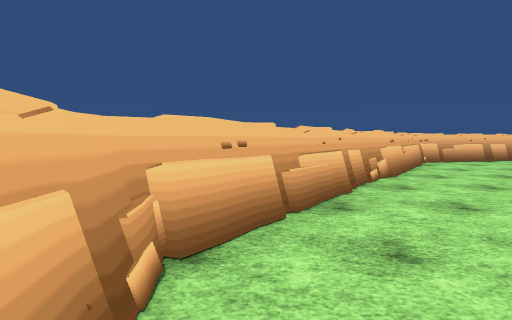
View 1 (above)

15 first-person views from a walk through a 3-D level made in the Unity game engine. The camera is 1.4 m above the floor, tilts 4° down and sees 80° across. The floor is counted in squares, 2 m on a side. Each view is taken from the middle of a square. On the plan, view 1 faces up. The plan holds only what a view shows up to about 10 squares ahead; the rest is blank. The place goes on beyond the plan. Some surface patterns are stand-ins.

View 2
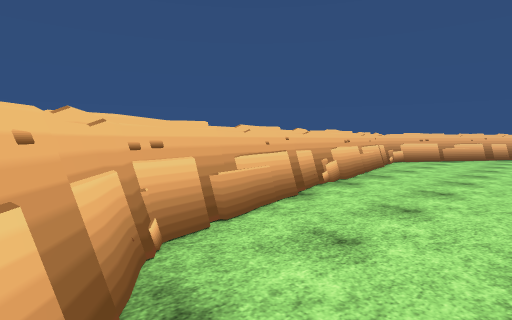

View 3
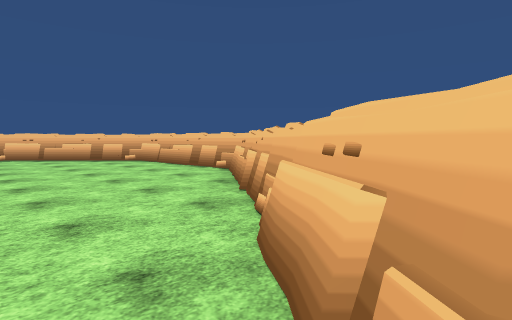

View 4
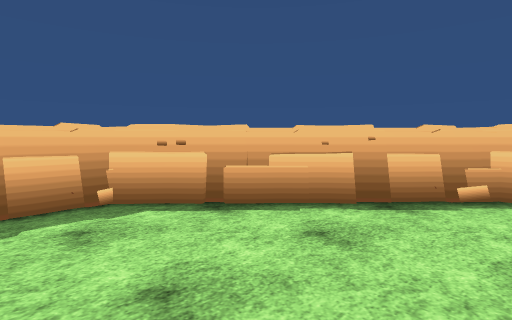

View 5
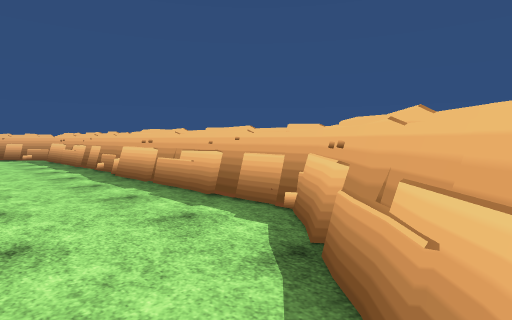

View 6
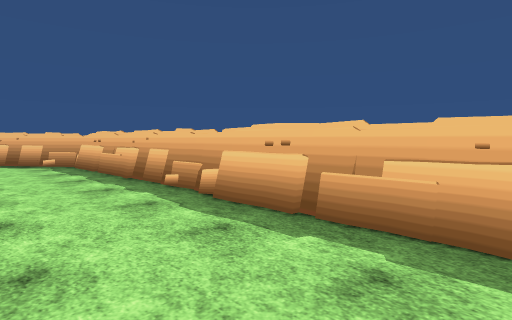

View 7
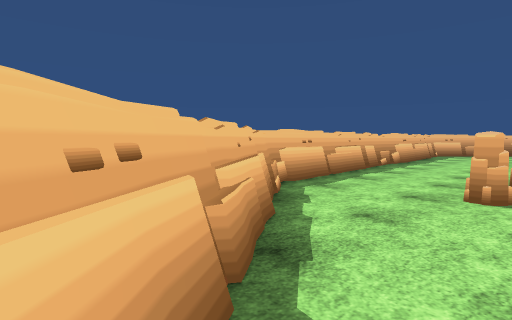

View 8
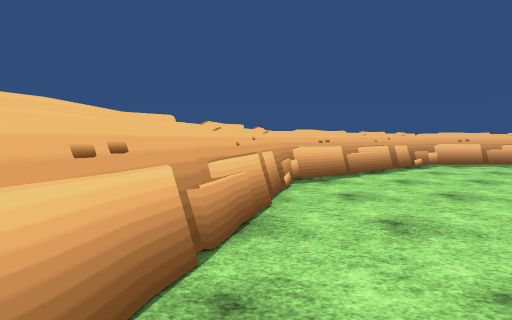

View 9
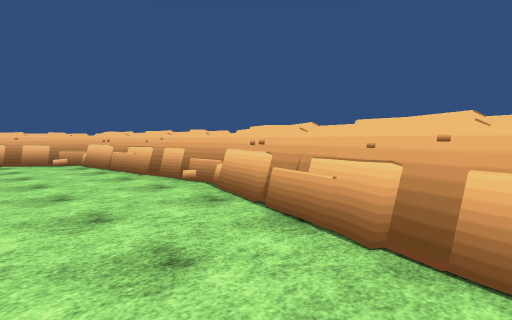

View 10
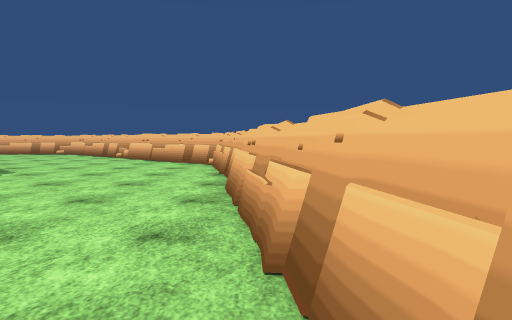

View 11
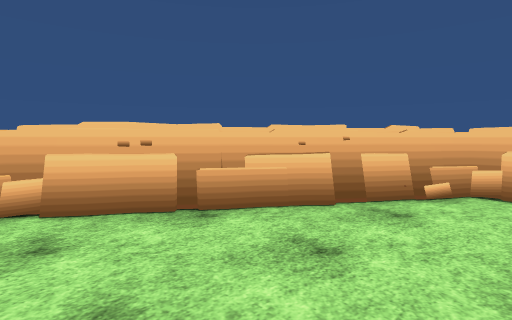

View 12
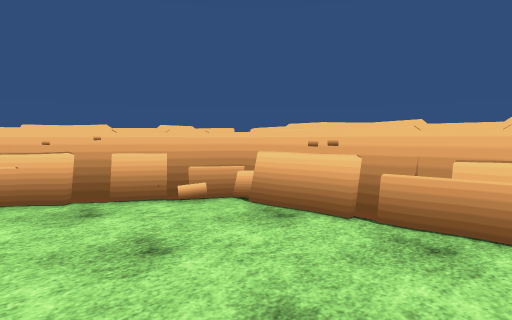

View 13
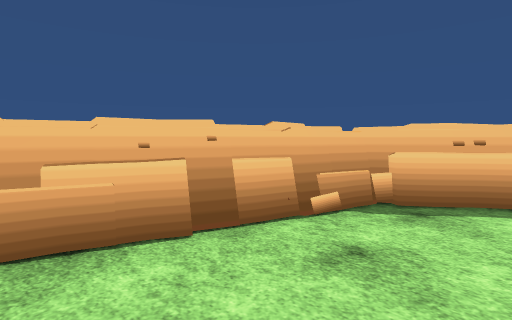

View 14
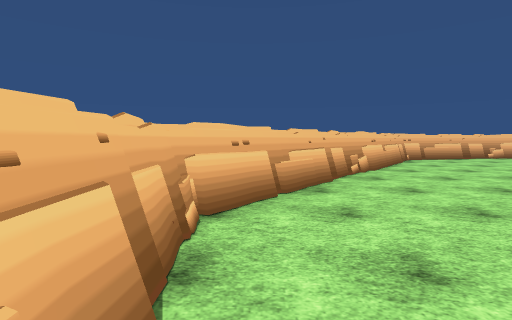

View 15
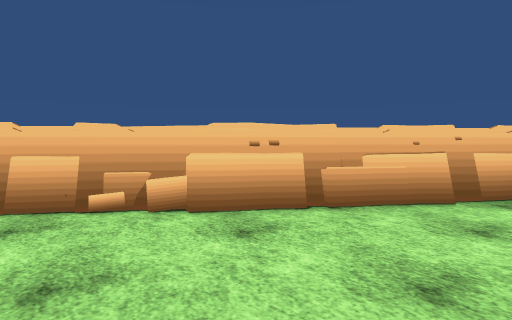

### Floor plan
Key: @ floor where view 1 was taken; # wall or solid block; . floor; ^ raised ledge; O other object.
Columns run from 1 left of view 1 to 18 right of it. Each row starts with its distance up from view 1.
 11             ^^#^
 10        ^^####..#^^
  9      ^##........##^
  8     ^#............#^
  7     #.......  .....^
  6    ^#......     ...#
  5   ^#.....       ...#
  4  ^#....         ...#
  3  #.....         ...#
  2 ^#....          ...#
  1 ^....           ...^
  0 ^@...          ...#^
 -1 ^....         ....#
 -2 ^.....    OO .....^
 -3 ^#...........O..##^
 -4  ^#............#^
 -5   ^#.......####^
 -6    ^^^^^^^^^^^

Positions as (right, up) in squares from view 1, and headings:
1: (0, 0), facing up
2: (4, 7), facing up-right
3: (4, 7), facing down-left
4: (4, -2), facing down-left
5: (1, -3), facing down-right
6: (4, -3), facing down-right
7: (16, -2), facing down-left
8: (17, 3), facing down
9: (15, -1), facing up-right
10: (13, 10), facing left
11: (13, 7), facing up-right
12: (15, 5), facing up-right
13: (15, 1), facing down-right
14: (0, -1), facing up
15: (5, 4), facing up-left
